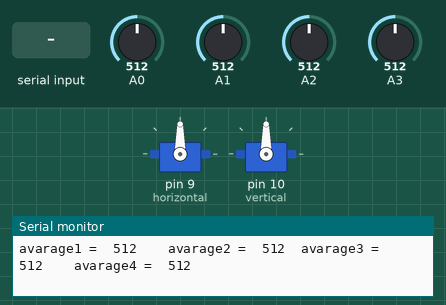
This sketch was run on a simulated Arduino Uno, built with avr-gcc and run on an emulated ATmega328P. Shown: 2 × servo, the last lines printed to the serial monitor. Inputs (shaded band) come from the test bench; at power-on: A0 = 512, A1 = 512, A2 = 512, A3 = 512.

Above: at 1.3 s.
1.4 s: "F\n" received over Serial
At 2.5 s:
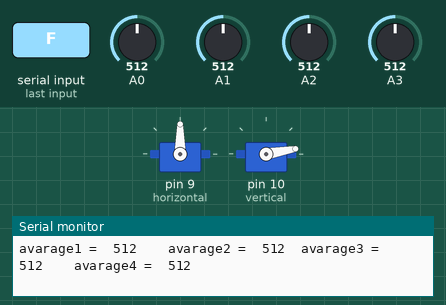
3.0 s: byte 70 ('F') received over Serial
At 3.5 s:
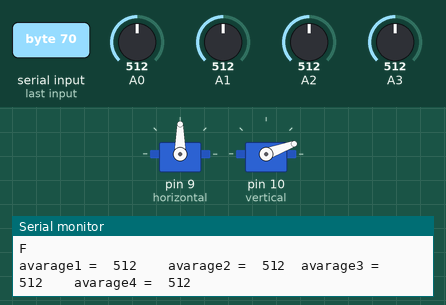
4.5 s: byte 76 ('L') received over Serial
At 5.6 s:
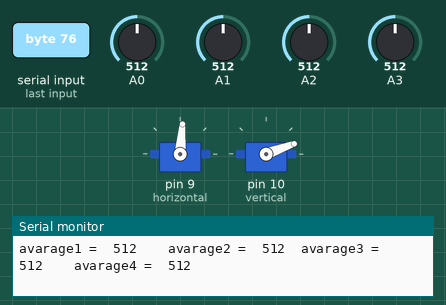
6.0 s: byte 66 ('B') received over Serial
At 6.5 s:
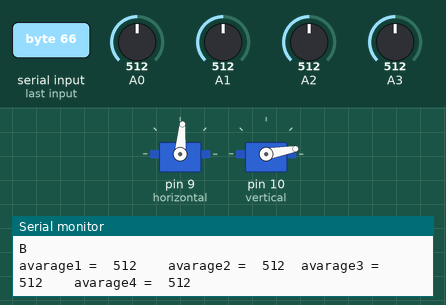
7.6 s: byte 82 ('R') received over Serial
At 8.6 s:
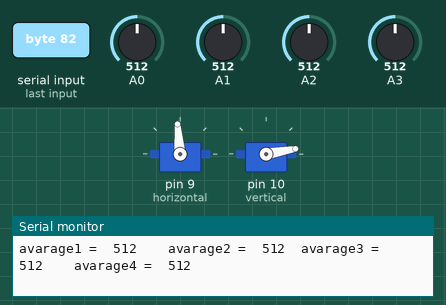
Timing chart, 0 to 10.6 s (numbered marks = the images above; inputs shaded):
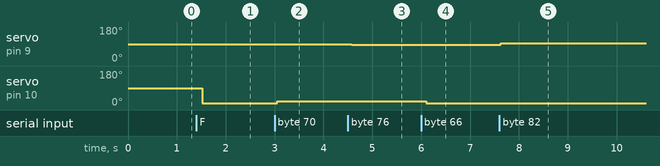

The sketch:

with_bluetooth.ino
```cpp
#include <Servo.h>
Servo horizontal;
Servo vertical;
int val1;
int val2;
int val3;
int val4;
int ava1;
int ava2;
int ava3;
int ava4;
char bluetooth;
int pos=0;
int angle1=0;
int angle2=0;
int posB;
int angleB1;
int B;
void setup() {
  // put your setup code here, to run once:
Serial.begin(9600);
horizontal.attach(9);
vertical.attach(10);
horizontal.write(90);

}
void motors(){

  if(ava1<ava3){
   horizontal.write(100);
    }
    if(ava1>ava3){


   horizontal.write(80);

    }
     if(ava4>ava2){
       pos=pos+10;
       angle1=pos+90;

   vertical.write(angle1);

    }
    if(ava4<ava2){
      pos=pos-10;
      angle2=90+pos;


   vertical.write(angle2);

    }
     if (angle2==10){angle2=0;}
    if(pos>=100)pos=100;

    else if (angle1==170){angle1=180;}
  }
  void motorsWtihBluetooth(){
    if(bluetooth=='F')
    {   B=B+10;

   vertical.write(B);}
    if(bluetooth=='B')
    {
           B=B-10;


   vertical.write(B);}
   if(bluetooth=='L')
    {
   horizontal.write(85); }
    if(bluetooth=='R')
    {

   horizontal.write(95); }
   else{
    motors();
   }}

void reading(){
  val1=analogRead(A0);
 val2=analogRead(A1);
 val3=analogRead(A2);
 val4=analogRead(A3);
 ava1=(val1+val2)/2;
 ava2=(val2+val3)/2;
 ava3=(val3+val4)/2;
 ava4=(val1+val4)/2;
 Serial.print("avarage1 =  ");
  Serial.print(ava1);
  Serial.print("    ");
 Serial.print("avarage2 =  ");
 Serial.print(ava2);
  Serial.print("  avarage3 =  ");
  Serial.print(ava3);
  Serial.print("    ");
 Serial.print("avarage4 =  ");
 Serial.println(ava4);
  delay(500);
  }
void loop() {
   reading();
  if(Serial.available()){
    bluetooth=Serial.read();
    Serial.println(bluetooth);
motorsWtihBluetooth();

  }
}
```

Measured:
- after the input at 1.4 s, servo on pin 10 (vertical): 90° → 10° after 0.12 s
- after the input at 3.0 s, servo on pin 10 (vertical): 10° → 20° after 0.05 s
- after the input at 4.5 s, servo on pin 9 (horizontal): 90° → 85° after 0.08 s
- after the input at 6.0 s, servo on pin 10 (vertical): 20° → 10° after 0.10 s
- after the input at 7.6 s, servo on pin 9 (horizontal): 85° → 95° at once
